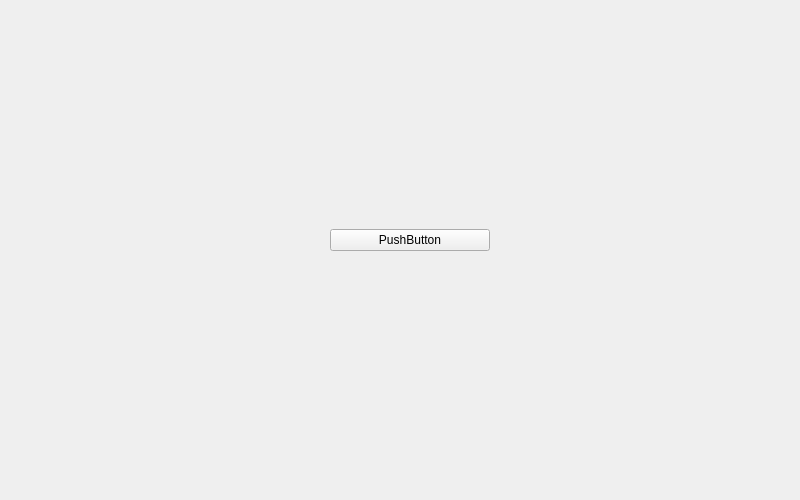
<?xml version="1.0" encoding="UTF-8"?>
<ui version="4.0">
 <class>Widget</class>
 <widget class="QWidget" name="widget">
  <property name="geometry">
   <rect>
    <x>0</x>
    <y>0</y>
    <width>800</width>
    <height>500</height>
   </rect>
  </property>
  <property name="windowTitle">
   <string>Form</string>
  </property>
  <widget class="QWidget" name="verticalLayoutWidget">
   <property name="geometry">
    <rect>
     <x>330</x>
     <y>200</y>
     <width>160</width>
     <height>80</height>
    </rect>
   </property>
   <layout class="QVBoxLayout" name="verticalLayout">
    <item>
     <widget class="QPushButton" name="pushButton">
      <property name="text">
       <string>PushButton</string>
      </property>
     </widget>
    </item>
   </layout>
  </widget>
 </widget>
 <resources/>
 <connections/>
</ui>
